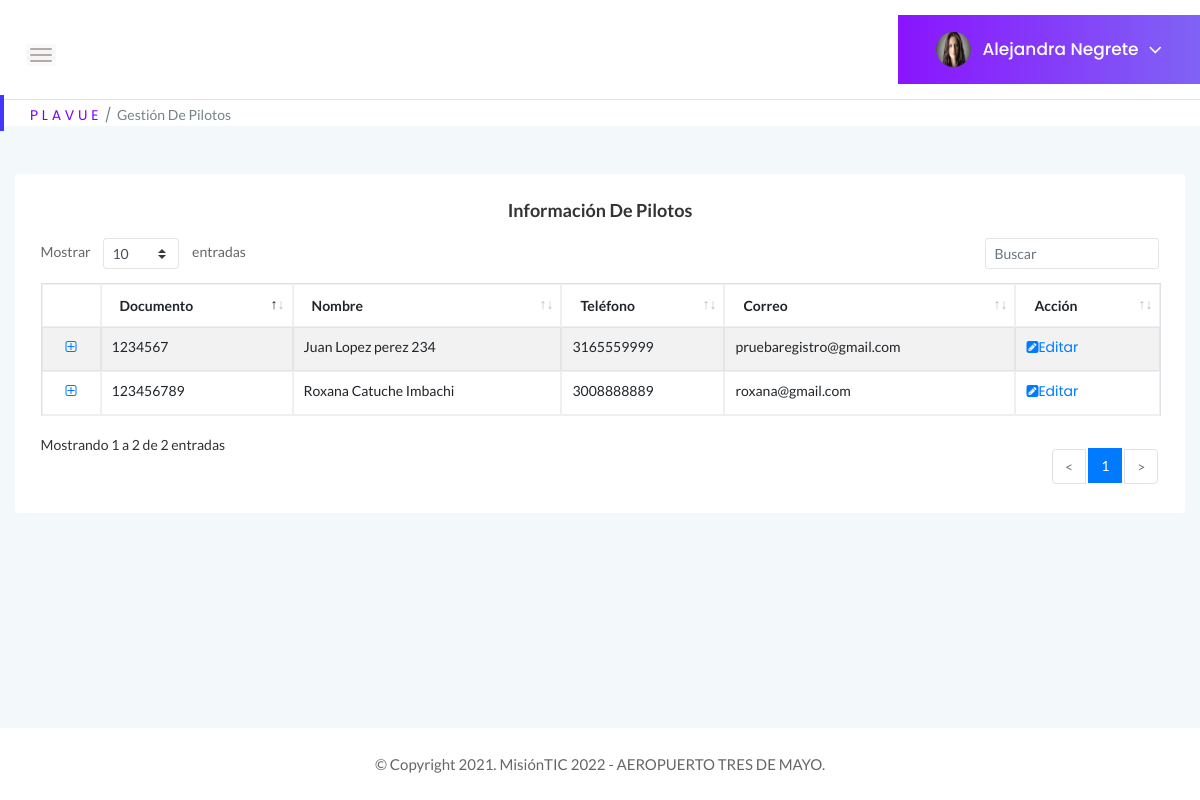
The page /GestionPilotos (signed in) on the database as committed earlier.
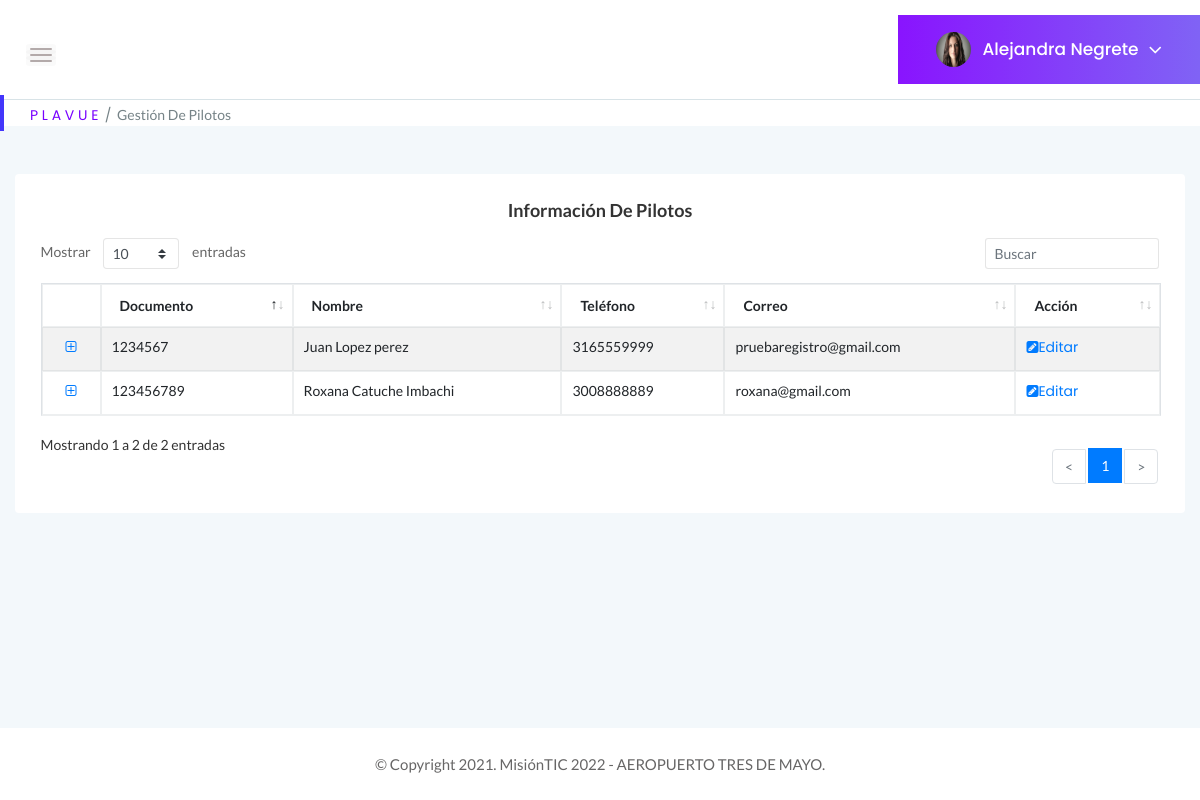
The same page on the database as committed later.
### tables this page shows
CREATE TABLE Usuarios (Id_usuario BIGINT PRIMARY KEY, Documento BIGINT UNIQUE, tipoDocumento INTEGER REFERENCES tipo_documento (id_documento) ON DELETE RESTRICT ON UPDATE RESTRICT MATCH SIMPLE, contraseña VARCHAR NOT NULL, tipoPerfil INTEGER REFERENCES Perfil (Id_perfil) ON DELETE RESTRICT ON UPDATE RESTRICT, estadoUsuario INTEGER REFERENCES Estado (Id_estado) ON DELETE RESTRICT ON UPDATE RESTRICT, Nombre VARCHAR (100) NOT NULL, correo VARCHAR (100) UNIQUE NOT NULL, fechaNacimiento DATE, sexo INTEGER REFERENCES Genero (Id_genero) ON DELETE RESTRICT ON UPDATE RESTRICT, Celular BIGINT, nacionalidad INTEGER REFERENCES Nacionalidad (Id_pais) ON DELETE RESTRICT ON UPDATE RESTRICT, nombreContacto VARCHAR (100), numeroContacto BIGINT);

### app.py (the view)
@app.route("/GestionPilotos", methods=["GET"])
def Gestion_pilotos():
    if "usuario" in session:
        if request.method == "GET":
            tipoPerfil = 2
            try:
                with sqlite3.connect("Plavue.db") as con:
                    con.row_factory = sqlite3.Row
                    cur = con.cursor()
                    cur.execute("SELECT * FROM Usuarios WHERE correo = ?", [session["usuario"]])
                    query = cur.fetchone()
                with sqlite3.connect("Plavue.db") as con1:
                    con1.row_factory = sqlite3.Row
                    cur1 = con1.cursor()
                    cur1.execute("SELECT * FROM Usuarios WHERE tipoPerfil =? ", [tipoPerfil])
                    query2 = cur1.fetchall()
                    if query2 is None:
                        return "Usuario no existe!"
                return render_template("GestionPilotos.html", perfil = query, tabla = query2)
            except Error as er:
                print('SQLite error: %s' % (' '.join(er.args)))
                print('SQLite traceback: ')
        return render_template('GestionPilotos.html')
    return render_template("Login.html")

### templates/GestionPilotos.html (shortened to what the changed rows need)
<!doctype html>
<html class="no-js" lang="en">
    <head>
        <link rel="stylesheet" href="{{ url_for('static', filename='css/bootstrap.min.css') }}">
        <link rel="stylesheet" href="{{ url_for('static', filename='css/font-awesome.min.css') }}">
        <link rel="stylesheet" href="{{ url_for('static', filename='css/themify-icons.css') }}">
        <link rel="stylesheet" href="{{ url_for('static', filename='css/metisMenu.css') }}">
        <link rel="stylesheet" href="{{ url_for('static', filename='css/owl.carousel.min.css') }}">
        <link rel="stylesheet" href="{{ url_for('static', filename='css/slicknav.min.css') }}">
        <link rel="stylesheet" href="https://www.amcharts.com/lib/3/plugins/export/export.css" type="text/css" media="all" />
        <link rel="stylesheet" type="text/css" href="{{ url_for('static', filename='css/tables/jquery.dataTables.css') }}">
        <link rel="stylesheet" type="text/css" href="{{ url_for('static', filename='css/tables/dataTables.bootstrap4.min.css') }}">
        <link rel="stylesheet" type="text/css" href="{{ url_for('static', filename='css/tables/responsive.bootstrap.min.css') }}">
        <link rel="stylesheet" type="text/css" href="{{ url_for('static', filename='css/tables/responsive.jqueryui.min.css') }}">
        <link rel="stylesheet" href="{{ url_for('static', filename='css/typography.css') }}">
        <link rel="stylesheet" href="{{ url_for('static', filename='css/default-css.css') }}">
        <link rel="stylesheet" href="{{ url_for('static', filename='css/styles.css') }}">
        <link rel="stylesheet" href="{{ url_for('static', filename='css/responsive.css') }}">
        <link rel="stylesheet" href="{{ url_for('static', filename='js/vendor/select2.css') }}">
    </head>
<body>
    <div class="page-container">
        <div class="main-content">
            <div class="body main-content-inner">
                <div class="row">
                    <div class="col-12 mt-5">
                        <div class="card">
                            <div class="card-body">
                                <section class="panel">
                                    <div class="panel-body">
                                        <table class="table table-bordered table-striped mb-none" id="datatable-gestionpilotos" data-swf-path="static/vendor/jquery-datatables/extras/TableTools/swf/copy_csv_xls_pdf.swf">
                                            <thead>
                                                <tr>
                                                    <th>Documento</th>
                                                    <th>Nombre</th>
                                                    <th>Teléfono</th>
                                                    <th>Correo</th>
                                                    <th>Acción</th>
                                                </tr>
                                            </thead>
                                            <tbody>
                                                {% for r in tabla %}
                                                <tr class="gradeX">
                                                    <td>{{ r ['Documento'] }}</td>
                                                    <td>{{ r ['Nombre'] }}</td>
                                                    <td>{{ r ['Celular']}}</td>
                                                    <td name="Correopiloto" class="center">{{ r ['Correo' ]}}</td>
                                                    <td class="center"><div ><a href="../EditarPiloto/{{r ['Correo']}}"><i
                                                        class="fa fa-pencil-square"></i>Editar</a></div></td>
                                                </tr>
                                                {% endfor %}
                                            </tbody>
                                        </table>
                                    </div>
                            </div>
                        </div>
                    </div>
                </div>
            </div>
        </div>
    </div>
</body>
</html>

Rows that differ between the two databases and show on the page:
changed Usuarios "pruebaregistro@gmail.com": Nombre "Juan Lopez perez 234" → "Juan Lopez perez"
